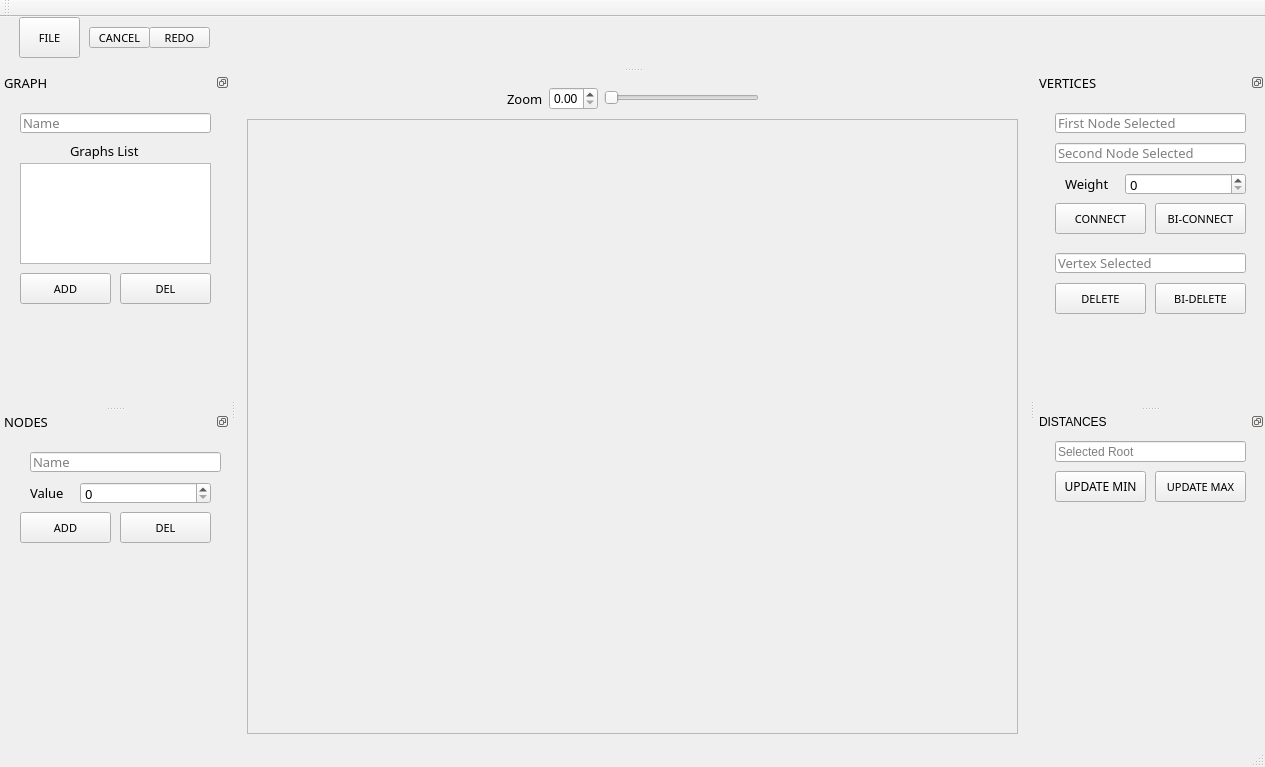
<?xml version="1.0" encoding="UTF-8"?>
<ui version="4.0">
 <class>GraphViewerGUIClass</class>
 <widget class="QMainWindow" name="GraphViewerGUIClass">
  <property name="geometry">
   <rect>
    <x>0</x>
    <y>0</y>
    <width>1265</width>
    <height>767</height>
   </rect>
  </property>
  <property name="minimumSize">
   <size>
    <width>640</width>
    <height>320</height>
   </size>
  </property>
  <property name="baseSize">
   <size>
    <width>960</width>
    <height>640</height>
   </size>
  </property>
  <property name="focusPolicy">
   <enum>Qt::NoFocus</enum>
  </property>
  <property name="windowTitle">
   <string>GraphViewerGUI</string>
  </property>
  <property name="dockOptions">
   <set>QMainWindow::AllowNestedDocks|QMainWindow::AllowTabbedDocks|QMainWindow::AnimatedDocks</set>
  </property>
  <widget class="QWidget" name="centralWidget">
   <layout class="QGridLayout" name="gridLayout">
    <item row="1" column="0">
     <widget class="QScrollArea" name="graphScrollArea">
      <property name="sizeAdjustPolicy">
       <enum>QAbstractScrollArea::AdjustIgnored</enum>
      </property>
      <property name="widgetResizable">
       <bool>false</bool>
      </property>
      <property name="alignment">
       <set>Qt::AlignCenter</set>
      </property>
      <widget class="QWidget" name="scrollAreaWidgetContents">
       <property name="geometry">
        <rect>
         <x>33</x>
         <y>59</y>
         <width>710</width>
         <height>484</height>
        </rect>
       </property>
      </widget>
     </widget>
    </item>
    <item row="0" column="0">
     <layout class="QHBoxLayout" name="horizontalLayout_2">
      <property name="sizeConstraint">
       <enum>QLayout::SetNoConstraint</enum>
      </property>
      <item>
       <spacer name="horizontalSpacer_2">
        <property name="orientation">
         <enum>Qt::Horizontal</enum>
        </property>
        <property name="sizeHint" stdset="0">
         <size>
          <width>40</width>
          <height>20</height>
         </size>
        </property>
       </spacer>
      </item>
      <item>
       <widget class="QLabel" name="zoomLabel">
        <property name="minimumSize">
         <size>
          <width>0</width>
          <height>29</height>
         </size>
        </property>
        <property name="font">
         <font>
          <family>MS Reference Sans Serif</family>
          <pointsize>10</pointsize>
         </font>
        </property>
        <property name="text">
         <string>Zoom</string>
        </property>
       </widget>
      </item>
      <item>
       <widget class="QDoubleSpinBox" name="zoomDoubleSpinBox">
        <property name="minimumSize">
         <size>
          <width>0</width>
          <height>20</height>
         </size>
        </property>
        <property name="maximumSize">
         <size>
          <width>49</width>
          <height>16777215</height>
         </size>
        </property>
       </widget>
      </item>
      <item>
       <widget class="QSlider" name="zoomHSlider">
        <property name="minimumSize">
         <size>
          <width>0</width>
          <height>22</height>
         </size>
        </property>
        <property name="maximumSize">
         <size>
          <width>155</width>
          <height>16777215</height>
         </size>
        </property>
        <property name="orientation">
         <enum>Qt::Horizontal</enum>
        </property>
       </widget>
      </item>
      <item>
       <spacer name="horizontalSpacer">
        <property name="orientation">
         <enum>Qt::Horizontal</enum>
        </property>
        <property name="sizeHint" stdset="0">
         <size>
          <width>40</width>
          <height>20</height>
         </size>
        </property>
       </spacer>
      </item>
     </layout>
    </item>
   </layout>
  </widget>
  <widget class="QMenuBar" name="menuBar">
   <property name="geometry">
    <rect>
     <x>0</x>
     <y>0</y>
     <width>1265</width>
     <height>21</height>
    </rect>
   </property>
  </widget>
  <widget class="QToolBar" name="mainToolBar">
   <attribute name="toolBarArea">
    <enum>TopToolBarArea</enum>
   </attribute>
   <attribute name="toolBarBreak">
    <bool>false</bool>
   </attribute>
  </widget>
  <widget class="QStatusBar" name="statusBar"/>
  <widget class="QDockWidget" name="graphDockWidget">
   <property name="minimumSize">
    <size>
     <width>230</width>
     <height>80</height>
    </size>
   </property>
   <property name="maximumSize">
    <size>
     <width>524287</width>
     <height>524287</height>
    </size>
   </property>
   <property name="baseSize">
    <size>
     <width>800</width>
     <height>320</height>
    </size>
   </property>
   <property name="font">
    <font>
     <family>MS Reference Sans Serif</family>
     <pointsize>10</pointsize>
    </font>
   </property>
   <property name="layoutDirection">
    <enum>Qt::LeftToRight</enum>
   </property>
   <property name="floating">
    <bool>false</bool>
   </property>
   <property name="features">
    <set>QDockWidget::DockWidgetFloatable|QDockWidget::DockWidgetMovable</set>
   </property>
   <property name="allowedAreas">
    <set>Qt::LeftDockWidgetArea|Qt::RightDockWidgetArea</set>
   </property>
   <property name="windowTitle">
    <string>GRAPH</string>
   </property>
   <attribute name="dockWidgetArea">
    <number>1</number>
   </attribute>
   <widget class="QWidget" name="dockWidgetContents_3">
    <widget class="QListView" name="graphsListView">
     <property name="geometry">
      <rect>
       <x>20</x>
       <y>70</y>
       <width>191</width>
       <height>101</height>
      </rect>
     </property>
    </widget>
    <widget class="QLineEdit" name="graphNamelineEdit">
     <property name="geometry">
      <rect>
       <x>20</x>
       <y>20</y>
       <width>191</width>
       <height>20</height>
      </rect>
     </property>
     <property name="placeholderText">
      <string>Name</string>
     </property>
    </widget>
    <widget class="QLabel" name="graphsListsLabel">
     <property name="geometry">
      <rect>
       <x>70</x>
       <y>50</y>
       <width>81</width>
       <height>16</height>
      </rect>
     </property>
     <property name="text">
      <string>Graphs List</string>
     </property>
    </widget>
    <widget class="QPushButton" name="addGraphButton">
     <property name="geometry">
      <rect>
       <x>20</x>
       <y>180</y>
       <width>91</width>
       <height>31</height>
      </rect>
     </property>
     <property name="font">
      <font>
       <family>MS Reference Sans Serif</family>
       <pointsize>8</pointsize>
      </font>
     </property>
     <property name="text">
      <string>ADD</string>
     </property>
    </widget>
    <widget class="QPushButton" name="deleteGraphButton">
     <property name="geometry">
      <rect>
       <x>120</x>
       <y>180</y>
       <width>91</width>
       <height>31</height>
      </rect>
     </property>
     <property name="font">
      <font>
       <family>MS Reference Sans Serif</family>
       <pointsize>8</pointsize>
      </font>
     </property>
     <property name="text">
      <string>DEL</string>
     </property>
    </widget>
   </widget>
  </widget>
  <widget class="QDockWidget" name="verticesDockWidget">
   <property name="minimumSize">
    <size>
     <width>230</width>
     <height>80</height>
    </size>
   </property>
   <property name="baseSize">
    <size>
     <width>800</width>
     <height>320</height>
    </size>
   </property>
   <property name="font">
    <font>
     <family>MS Reference Sans Serif</family>
     <pointsize>10</pointsize>
    </font>
   </property>
   <property name="features">
    <set>QDockWidget::DockWidgetFloatable|QDockWidget::DockWidgetMovable</set>
   </property>
   <property name="allowedAreas">
    <set>Qt::LeftDockWidgetArea|Qt::RightDockWidgetArea</set>
   </property>
   <property name="windowTitle">
    <string>VERTICES</string>
   </property>
   <attribute name="dockWidgetArea">
    <number>2</number>
   </attribute>
   <widget class="QWidget" name="dockWidgetContents_2">
    <widget class="QSpinBox" name="vertexWeightSpinBox">
     <property name="geometry">
      <rect>
       <x>90</x>
       <y>80</y>
       <width>121</width>
       <height>22</height>
      </rect>
     </property>
    </widget>
    <widget class="QLineEdit" name="firstNodeSelectedLineEdit">
     <property name="geometry">
      <rect>
       <x>20</x>
       <y>20</y>
       <width>191</width>
       <height>20</height>
      </rect>
     </property>
     <property name="readOnly">
      <bool>true</bool>
     </property>
     <property name="placeholderText">
      <string>First Node Selected</string>
     </property>
    </widget>
    <widget class="QLineEdit" name="secondNodeSelectedLineEdit">
     <property name="geometry">
      <rect>
       <x>20</x>
       <y>50</y>
       <width>191</width>
       <height>20</height>
      </rect>
     </property>
     <property name="readOnly">
      <bool>true</bool>
     </property>
     <property name="placeholderText">
      <string>Second Node Selected</string>
     </property>
    </widget>
    <widget class="QLabel" name="vertexWeightLabel">
     <property name="geometry">
      <rect>
       <x>30</x>
       <y>80</y>
       <width>51</width>
       <height>21</height>
      </rect>
     </property>
     <property name="font">
      <font>
       <family>MS Reference Sans Serif</family>
       <pointsize>10</pointsize>
      </font>
     </property>
     <property name="text">
      <string>Weight</string>
     </property>
    </widget>
    <widget class="QPushButton" name="connectNodesButton">
     <property name="geometry">
      <rect>
       <x>20</x>
       <y>110</y>
       <width>91</width>
       <height>31</height>
      </rect>
     </property>
     <property name="font">
      <font>
       <family>MS Reference Sans Serif</family>
       <pointsize>8</pointsize>
      </font>
     </property>
     <property name="text">
      <string>CONNECT</string>
     </property>
    </widget>
    <widget class="QPushButton" name="biConnectNodesButton">
     <property name="geometry">
      <rect>
       <x>120</x>
       <y>110</y>
       <width>91</width>
       <height>31</height>
      </rect>
     </property>
     <property name="font">
      <font>
       <family>MS Reference Sans Serif</family>
       <pointsize>8</pointsize>
      </font>
     </property>
     <property name="text">
      <string>BI-CONNECT</string>
     </property>
    </widget>
    <widget class="QPushButton" name="deleteVertexButton">
     <property name="geometry">
      <rect>
       <x>20</x>
       <y>190</y>
       <width>91</width>
       <height>31</height>
      </rect>
     </property>
     <property name="font">
      <font>
       <family>MS Reference Sans Serif</family>
       <pointsize>8</pointsize>
      </font>
     </property>
     <property name="text">
      <string>DELETE</string>
     </property>
    </widget>
    <widget class="QPushButton" name="biDeleteVertexButton">
     <property name="geometry">
      <rect>
       <x>120</x>
       <y>190</y>
       <width>91</width>
       <height>31</height>
      </rect>
     </property>
     <property name="font">
      <font>
       <family>MS Reference Sans Serif</family>
       <pointsize>8</pointsize>
      </font>
     </property>
     <property name="text">
      <string>BI-DELETE</string>
     </property>
    </widget>
    <widget class="QLineEdit" name="lineEdit_7">
     <property name="geometry">
      <rect>
       <x>20</x>
       <y>160</y>
       <width>191</width>
       <height>20</height>
      </rect>
     </property>
     <property name="readOnly">
      <bool>true</bool>
     </property>
     <property name="placeholderText">
      <string>Vertex Selected</string>
     </property>
    </widget>
   </widget>
  </widget>
  <widget class="QDockWidget" name="TitleDockWidget">
   <property name="minimumSize">
    <size>
     <width>960</width>
     <height>50</height>
    </size>
   </property>
   <property name="baseSize">
    <size>
     <width>960</width>
     <height>40</height>
    </size>
   </property>
   <property name="features">
    <set>QDockWidget::DockWidgetMovable|QDockWidget::DockWidgetVerticalTitleBar</set>
   </property>
   <property name="allowedAreas">
    <set>Qt::BottomDockWidgetArea|Qt::TopDockWidgetArea</set>
   </property>
   <attribute name="dockWidgetArea">
    <number>4</number>
   </attribute>
   <widget class="QWidget" name="dockWidgetContents_4">
    <widget class="QPushButton" name="fileButton">
     <property name="geometry">
      <rect>
       <x>0</x>
       <y>0</y>
       <width>61</width>
       <height>41</height>
      </rect>
     </property>
     <property name="font">
      <font>
       <family>MS Reference Sans Serif</family>
       <pointsize>8</pointsize>
      </font>
     </property>
     <property name="text">
      <string>FILE</string>
     </property>
    </widget>
    <widget class="QPushButton" name="cancelButton">
     <property name="geometry">
      <rect>
       <x>70</x>
       <y>10</y>
       <width>61</width>
       <height>21</height>
      </rect>
     </property>
     <property name="font">
      <font>
       <family>MS Reference Sans Serif</family>
       <pointsize>8</pointsize>
      </font>
     </property>
     <property name="text">
      <string>CANCEL</string>
     </property>
    </widget>
    <widget class="QPushButton" name="redoButton">
     <property name="geometry">
      <rect>
       <x>130</x>
       <y>10</y>
       <width>61</width>
       <height>21</height>
      </rect>
     </property>
     <property name="font">
      <font>
       <family>MS Reference Sans Serif</family>
       <pointsize>8</pointsize>
      </font>
     </property>
     <property name="text">
      <string>REDO</string>
     </property>
    </widget>
   </widget>
  </widget>
  <widget class="QDockWidget" name="nodesDockWidget">
   <property name="minimumSize">
    <size>
     <width>230</width>
     <height>80</height>
    </size>
   </property>
   <property name="baseSize">
    <size>
     <width>800</width>
     <height>320</height>
    </size>
   </property>
   <property name="font">
    <font>
     <family>MS Reference Sans Serif</family>
     <pointsize>10</pointsize>
    </font>
   </property>
   <property name="layoutDirection">
    <enum>Qt::LeftToRight</enum>
   </property>
   <property name="features">
    <set>QDockWidget::DockWidgetFloatable|QDockWidget::DockWidgetMovable</set>
   </property>
   <property name="allowedAreas">
    <set>Qt::LeftDockWidgetArea|Qt::RightDockWidgetArea|Qt::TopDockWidgetArea</set>
   </property>
   <property name="windowTitle">
    <string>NODES</string>
   </property>
   <attribute name="dockWidgetArea">
    <number>1</number>
   </attribute>
   <widget class="QWidget" name="dockWidgetContents_5">
    <widget class="QLineEdit" name="nodeNameLineEdit">
     <property name="geometry">
      <rect>
       <x>30</x>
       <y>20</y>
       <width>191</width>
       <height>20</height>
      </rect>
     </property>
     <property name="placeholderText">
      <string>Name</string>
     </property>
    </widget>
    <widget class="QPushButton" name="addNodeButton">
     <property name="geometry">
      <rect>
       <x>20</x>
       <y>80</y>
       <width>91</width>
       <height>31</height>
      </rect>
     </property>
     <property name="font">
      <font>
       <family>MS Reference Sans Serif</family>
       <pointsize>8</pointsize>
      </font>
     </property>
     <property name="text">
      <string>ADD</string>
     </property>
    </widget>
    <widget class="QPushButton" name="deleteNodeButton">
     <property name="geometry">
      <rect>
       <x>120</x>
       <y>80</y>
       <width>91</width>
       <height>31</height>
      </rect>
     </property>
     <property name="font">
      <font>
       <family>MS Reference Sans Serif</family>
       <pointsize>8</pointsize>
      </font>
     </property>
     <property name="text">
      <string>DEL</string>
     </property>
    </widget>
    <widget class="QSpinBox" name="nodeValueSpinBox">
     <property name="geometry">
      <rect>
       <x>80</x>
       <y>50</y>
       <width>131</width>
       <height>22</height>
      </rect>
     </property>
    </widget>
    <widget class="QLabel" name="nodeValueLabel">
     <property name="geometry">
      <rect>
       <x>30</x>
       <y>50</y>
       <width>41</width>
       <height>21</height>
      </rect>
     </property>
     <property name="font">
      <font>
       <family>MS Reference Sans Serif</family>
       <pointsize>10</pointsize>
      </font>
     </property>
     <property name="text">
      <string>Value</string>
     </property>
    </widget>
   </widget>
  </widget>
  <widget class="QDockWidget" name="distancesDockWidget">
   <property name="minimumSize">
    <size>
     <width>230</width>
     <height>80</height>
    </size>
   </property>
   <property name="baseSize">
    <size>
     <width>800</width>
     <height>320</height>
    </size>
   </property>
   <property name="features">
    <set>QDockWidget::DockWidgetFloatable|QDockWidget::DockWidgetMovable</set>
   </property>
   <property name="allowedAreas">
    <set>Qt::LeftDockWidgetArea|Qt::RightDockWidgetArea</set>
   </property>
   <property name="windowTitle">
    <string>DISTANCES</string>
   </property>
   <attribute name="dockWidgetArea">
    <number>2</number>
   </attribute>
   <widget class="QWidget" name="dockWidgetContents_6">
    <widget class="QLineEdit" name="selectedRootLineEdit">
     <property name="geometry">
      <rect>
       <x>20</x>
       <y>10</y>
       <width>191</width>
       <height>21</height>
      </rect>
     </property>
     <property name="readOnly">
      <bool>true</bool>
     </property>
     <property name="placeholderText">
      <string>Selected Root</string>
     </property>
    </widget>
    <widget class="QPushButton" name="updateMinDistButton">
     <property name="geometry">
      <rect>
       <x>20</x>
       <y>40</y>
       <width>91</width>
       <height>31</height>
      </rect>
     </property>
     <property name="font">
      <font>
       <family>MS Reference Sans Serif</family>
      </font>
     </property>
     <property name="text">
      <string>UPDATE MIN</string>
     </property>
    </widget>
    <widget class="QPushButton" name="updateMaxDistButton">
     <property name="geometry">
      <rect>
       <x>120</x>
       <y>40</y>
       <width>91</width>
       <height>31</height>
      </rect>
     </property>
     <property name="font">
      <font>
       <family>MS Reference Sans Serif</family>
       <pointsize>8</pointsize>
      </font>
     </property>
     <property name="text">
      <string>UPDATE MAX</string>
     </property>
    </widget>
   </widget>
  </widget>
 </widget>
 <layoutdefault spacing="6" margin="11"/>
 <resources>
  <include location="GraphViewerGUI.qrc"/>
 </resources>
 <connections/>
</ui>
